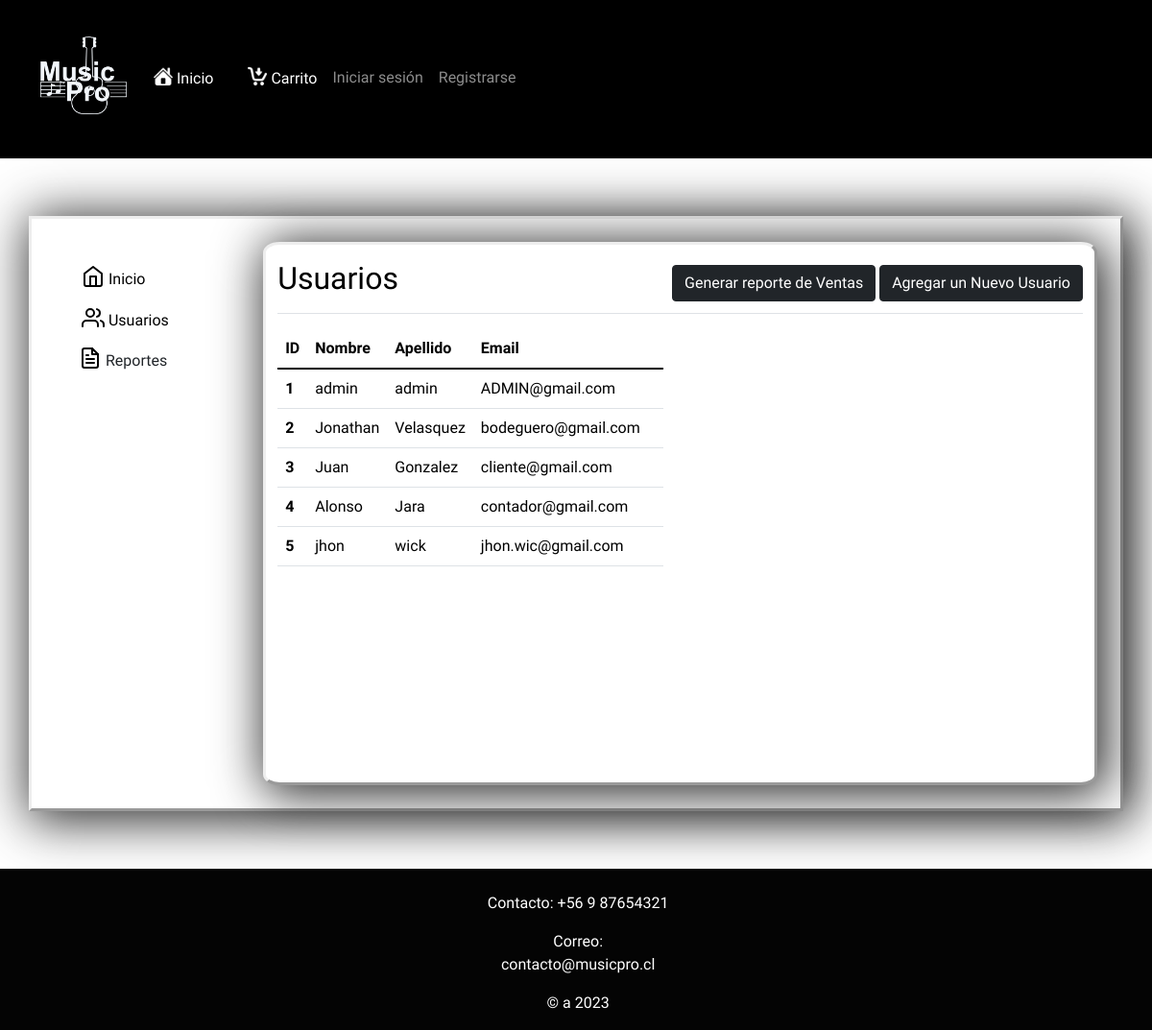
The app's page /usuarioAdmin, older data.
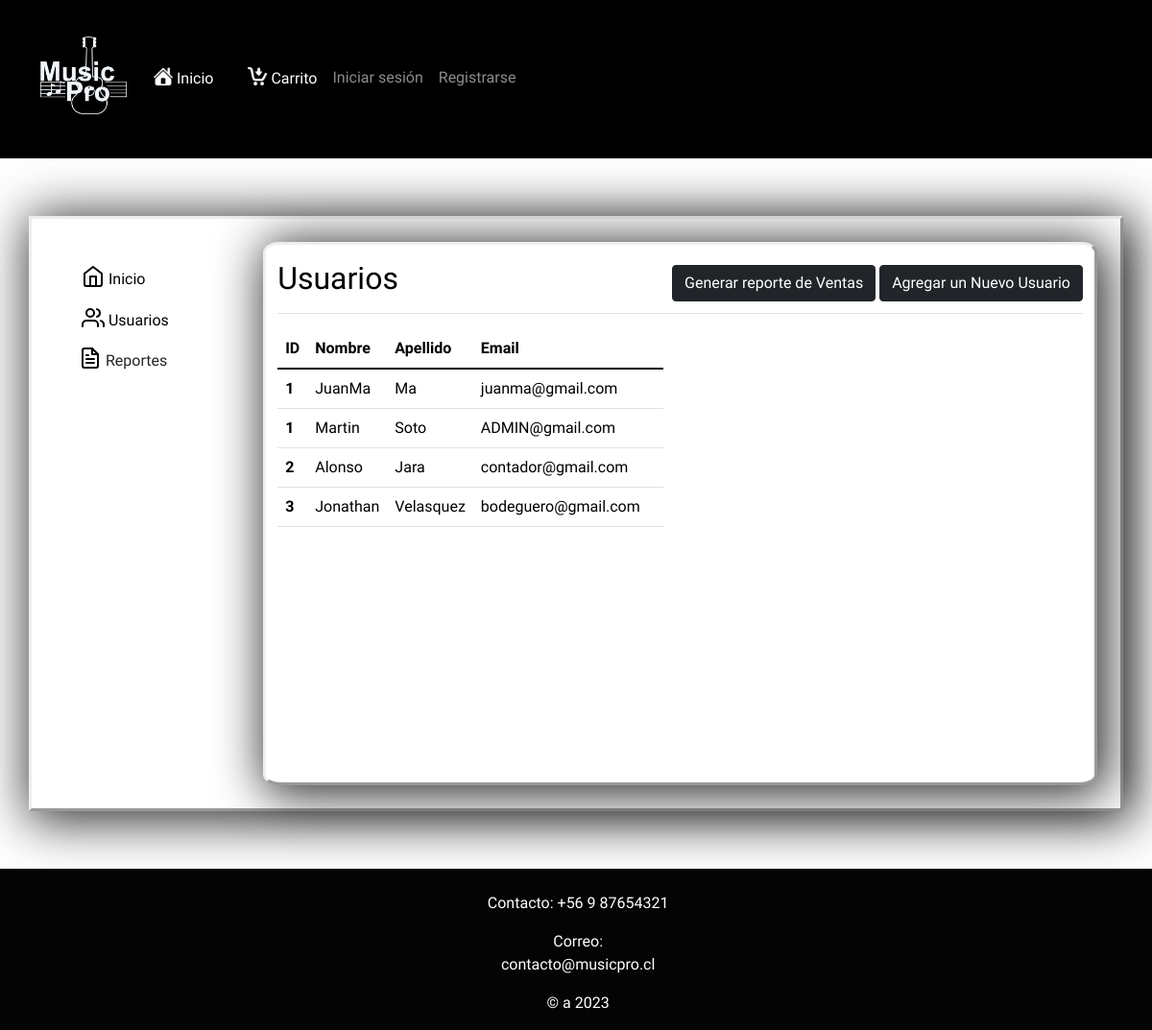
The same page, newer data.
### core/models.py (models this page shows, shortened)
class Usuario(models.Model):
    cam_auto = models.IntegerField(default=0)
    nombre = models.CharField(max_length=16, )
    apellido = models.CharField( max_length=16, null=False)
    email = models.EmailField(primary_key=True, unique=True)
    pwd = models.CharField(null=False, max_length=12)
    tipoUsuario = models.IntegerField()
    rut = models.CharField(max_length=10, default= '')
    direccion = models.CharField(max_length=50, null=False, default= '')
    telefono = models.CharField(max_length=10, default=0)
    codigoPostal = models.IntegerField(max_length=50, default= 0)
    estado = models.CharField(max_length=50, default= '')
    ciudad = models.CharField(max_length=50, default= '')

### core/views.py (the view)
# urls.py: path('usuarioAdmin', usuarioAdmin, name="usuarioAdmin"),
def usuarioAdmin(request):
    contexto = {'usuario': Usuario.objects.all()}
    return render(request,'core/usuariosAdmin.html' , contexto )

### core/context_processor.py (called while the page is built)
def total_carrito(request):
    total = 0
    if 'carrito' in request.session:
        for key, value in request.session["carrito"].items():
            total += int(value["acumulado"])
    return {"total_carrito":total}

### core/templates/core/usuariosAdmin.html (shortened to what this page needs)
{% extends "core/layout.html" %}
{% load static %}
{% block head %}
<link href="{% static 'core/css/usuariosadmin1.css' %}" rel="stylesheet" type="text/css">
{% endblock %}
{% block content %}
<div id="contenido">
    <div class="container-fluid">
      <div class="row">
        <nav id="sidebarMenu" >
          <div class="position-sticky pt-3 sidebar-sticky">
            <ul class="nav flex-column" >
              <li class="nav-item">
                <a class="nav-link active" aria-current="page"  id="iconoInfo" href="{% url 'administrador' %}">
                  Inicio
                </a>
              </li>
              <li class="nav-item">
                <a class="nav-link" id="iconoInfo" href="{% url 'usuarioAdmin' %}">
                  Usuarios
                </a>
              </li>
              <li class="nav-item dropdown">
                <a class="btn btn-toggle align-items-center rounded" href="#" role="button" data-bs-toggle="collapse" aria-expanded="false" data-bs-target="#dashboard-collapse">
                  Reportes
                </a>
              </li>
            </ul>
          </div>
        </nav>
        <div id="pantalla">
          <main >
            <div class="d-flex justify-content-between flex-wrap flex-md-nowrap align-items-center pt-3 pb-2 mb-3 border-bottom">
              <h1 class="h2">Usuarios</h1>
              <div id="menuUsuario" >
                <button class="btn btn-dark"  onclick="generarinfo()">Generar reporte de Ventas</button>
                <a class="btn btn-dark" href="{% url 'crudUsuario' %}"> Agregar un Nuevo Usuario</a>
              </div>
            </div>
              <div class="ratio ratio-16x9">
                <div class="tabla">
                  <table class="table" id="tabla" style="color:rgb(0, 0, 0)">
                    <thead>
                        <tr>
                            <th scope="col">ID</th>
                            <th scope="col">Nombre</th>
                            <th scope="col">Apellido</th>
                            <th scope="col">Email</th>
                        </tr>
                    </thead>
                    <tbody>
                      {% for i in usuario %}
                      <tr>
                          <th scope="row">{{ i.cam_auto }}</th>
                          <td>{{ i.nombre }}</td>
                          <td>{{ i.apellido }}</td>
                          <td>{{ i.email }}</td>
                          <td>
                          </td>
                      </tr>
                      {% endfor %}
                  </tbody>
                </table>
                </div>
            </div>
          </main>
        </div>
      </div>
    </div>
  </div>
{% endblock %}

Row changes from the older to the newer data that the page shows:
removed Usuario: cam_auto "3", nombre "Juan", apellido "Gonzalez", email "cliente@gmail.com"
removed Usuario: cam_auto "5", nombre "jhon", apellido "wick", email "jhon.wic@gmail.com"
added Usuario: cam_auto "1", nombre "JuanMa", apellido "Ma", email "juanma@gmail.com"
changed Usuario "ADMIN@gmail.com": nombre "admin" → "Martin"; apellido "admin" → "Soto"
changed Usuario "Alonso": cam_auto "4" → "2"; moves up the list
changed Usuario "Jonathan": cam_auto "2" → "3"
